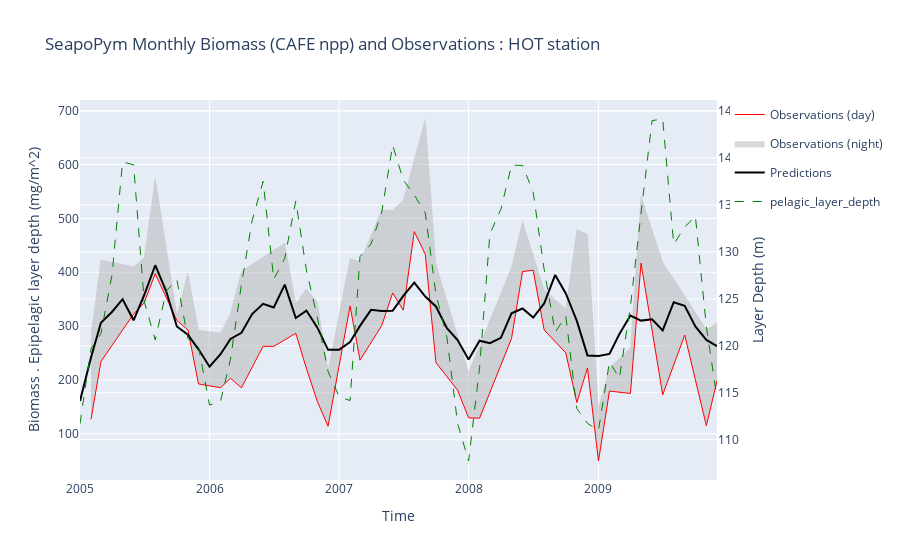

Here is the notebook cell this chart was saved with:
### Code cell
fig = go.Figure(
    layout={
        "title": "SeapoPym Monthly Biomass (CAFE npp) and Observations : HOT station",
        "xaxis": {"title": "Time"},
        "yaxis": {"title": "Biomass . Epipelagic layer depth (mg/m^2)"},
    }
)


fig.add_trace(
    go.Scatter(
        x=monthly_obs_day.index,
        y=monthly_obs_day,
        fill=None,
        mode="lines",
        line={"color": "red", "width": 1},
        name="Observations (day)",
    )
)

fig.add_trace(
    go.Scatter(
        x=monthly_obs_night.index,
        y=monthly_obs_night,
        fill="tonexty",
        mode="lines",
        line={"color": "rgba(180, 180, 180, 0.2)", "width": 1},
        name="Observations (night)",
    )
)
fig.add_trace(
    go.Scatter(
        x=monthly_pred.index,
        y=monthly_pred,
        fill=None,
        mode="lines",
        line={"color": "black"},
        name="Predictions",
    )
)
fig.add_trace(px.line(monthly_layer).data[0])
fig.update_traces(
    yaxis="y2",
    selector={"name": "pelagic_layer_depth"},
    line={"color": "green", "width": 1, "dash": "dash"},
)
fig.update_layout(yaxis2={"title": "Layer Depth (m)", "overlaying": "y", "side": "right"})

fig.show()
